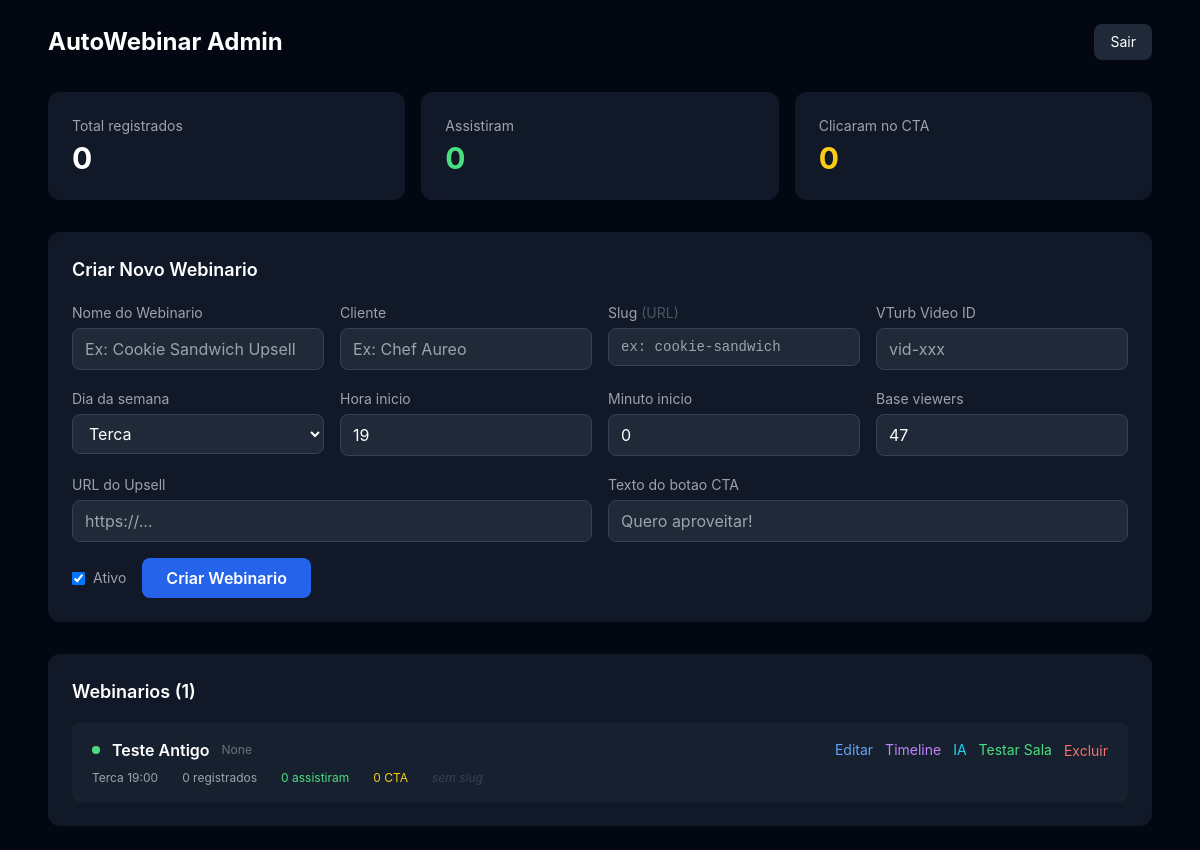
Screenshot of /admin/dashboard (signed in) with the database file from the repository.
### models.py (models this page shows)
class WebinarConfig(db.Model):
    __tablename__ = 'webinar_config'
    id = db.Column(db.Integer, primary_key=True)
    name = db.Column(db.Text)
    client_name = db.Column(db.Text)
    webhook_token = db.Column(db.Text, unique=True)
    vturb_video_id = db.Column(db.Text)
    is_active = db.Column(db.Boolean, default=True)
    day_of_week = db.Column(db.Integer, default=1)      # 0=seg, 1=ter, ..., 6=dom
    start_hour = db.Column(db.Integer, default=19)
    start_minute = db.Column(db.Integer, default=0)
    attendee_count_base = db.Column(db.Integer, default=47)
    upsell_url = db.Column(db.Text)
    upsell_cta_text = db.Column(db.Text)
    test_date = db.Column(db.Text)  # datetime-local ISO string, ex: "2026-03-27T20:00"
    slug = db.Column(db.Text, unique=True)  # identificador de URL, ex: "cookie-sandwich"

### routes/admin.py (the view)
@admin_bp.route('/')
@admin_bp.route('/dashboard')
@login_required
def dashboard():
    webinars = WebinarConfig.query.order_by(WebinarConfig.id.desc()).all()
    total_reg = Registrant.query.count()
    total_attended = Registrant.query.filter_by(attended=True).count()
    total_cta = Registrant.query.filter_by(clicked_cta=True).count()
    for w in webinars:
        regs = Registrant.query.filter_by(webinar_id=w.id).all()
        w.stats = {
            'total': len(regs),
            'attended': sum(1 for r in regs if r.attended),
            'clicked_cta': sum(1 for r in regs if r.clicked_cta),
        }
        w.day_name = DAY_NAMES[w.day_of_week] if w.day_of_week is not None else 'Terca'
    stats = {'total': total_reg, 'attended': total_attended, 'clicked_cta': total_cta}
    return render_template('admin/dashboard.html',
                           webinars=webinars,
                           stats=stats,
                           day_names=DAY_NAMES)

### routes/admin.py (called while the page is built)
def login_required(f):
    @wraps(f)
    def decorated(*args, **kwargs):
        if not session.get('admin_logged_in'):
            return redirect(url_for('admin.login'))
        return f(*args, **kwargs)
    return decorated

### templates/admin/dashboard.html (shortened to what this page needs)
{% extends "base.html" %}
{% block body %}
<div class="max-w-6xl mx-auto p-6">
    <div class="flex items-center justify-between mb-8">
        <h1 class="text-2xl font-bold">AutoWebinar Admin</h1>
        <a href="{{ url_for('admin.logout') }}" class="bg-gray-800 hover:bg-gray-700 px-4 py-2 rounded-lg text-sm transition">Sair</a>
    </div>
    <div class="grid grid-cols-1 md:grid-cols-3 gap-4 mb-8">
        <div class="bg-gray-900 rounded-xl p-6">
            <p class="text-gray-400 text-sm mb-1">Total registrados</p>
            <p class="text-3xl font-bold">{{ stats.total }}</p>
        </div>
        <div class="bg-gray-900 rounded-xl p-6">
            <p class="text-gray-400 text-sm mb-1">Assistiram</p>
            <p class="text-3xl font-bold text-green-400">{{ stats.attended }}</p>
        </div>
        <div class="bg-gray-900 rounded-xl p-6">
            <p class="text-gray-400 text-sm mb-1">Clicaram no CTA</p>
            <p class="text-3xl font-bold text-yellow-400">{{ stats.clicked_cta }}</p>
        </div>
    </div>
    <div class="bg-gray-900 rounded-xl p-6 mb-8">
        <h2 class="text-lg font-semibold mb-4">Criar Novo Webinario</h2>
        <form method="POST" action="{{ url_for('admin.webinar_create') }}">
            <div class="grid grid-cols-1 md:grid-cols-4 gap-4 mb-4">
                <div>
                    <label class="text-sm text-gray-400">Nome do Webinario</label>
                    <input type="text" name="name" required placeholder="Ex: Cookie Sandwich Upsell"
                           class="w-full bg-gray-800 border border-gray-700 rounded-lg px-3 py-2 mt-1 text-white focus:outline-none focus:border-blue-500">
                </div>
                <div>
                    <label class="text-sm text-gray-400">Cliente</label>
                    <input type="text" name="client_name" required placeholder="Ex: Chef Aureo"
                           class="w-full bg-gray-800 border border-gray-700 rounded-lg px-3 py-2 mt-1 text-white focus:outline-none focus:border-blue-500">
                </div>
                <div>
                    <label class="text-sm text-gray-400">
                        Slug
                        <span class="text-gray-600">(URL)</span>
                    </label>
                    <input type="text" name="slug" placeholder="ex: cookie-sandwich"
                           class="w-full bg-gray-800 border border-gray-700 rounded-lg px-3 py-2 mt-1 text-white focus:outline-none focus:border-yellow-500 font-mono text-sm">
                </div>
                <div>
                    <label class="text-sm text-gray-400">VTurb Video ID</label>
                    <input type="text" name="vturb_video_id" placeholder="vid-xxx"
                           class="w-full bg-gray-800 border border-gray-700 rounded-lg px-3 py-2 mt-1 text-white focus:outline-none focus:border-blue-500">
                </div>
            </div>
            <div class="grid grid-cols-1 md:grid-cols-4 gap-4 mb-4">
                <div>
                    <label class="text-sm text-gray-400">Dia da semana</label>
                    <select name="day_of_week"
                            class="w-full bg-gray-800 border border-gray-700 rounded-lg px-3 py-2 mt-1 text-white focus:outline-none focus:border-blue-500">
                        {% for i in range(7) %}
                        <option value="{{ i }}" {% if i == 1 %}selected{% endif %}>{{ day_names[i] }}</option>
                        {% endfor %}
                    </select>
                </div>
                <div>
                    <label class="text-sm text-gray-400">Hora inicio</label>
                    <input type="number" name="start_hour" value="19" min="0" max="23"
                           class="w-full bg-gray-800 border border-gray-700 rounded-lg px-3 py-2 mt-1 text-white focus:outline-none focus:border-blue-500">
                </div>
                <div>
                    <label class="text-sm text-gray-400">Minuto inicio</label>
                    <input type="number" name="start_minute" value="0" min="0" max="59"
                           class="w-full bg-gray-800 border border-gray-700 rounded-lg px-3 py-2 mt-1 text-white focus:outline-none focus:border-blue-500">
                </div>
                <div>
                    <label class="text-sm text-gray-400">Base viewers</label>
                    <input type="number" name="attendee_count_base" value="47"
                           class="w-full bg-gray-800 border border-gray-700 rounded-lg px-3 py-2 mt-1 text-white focus:outline-none focus:border-blue-500">
                </div>
            </div>
            <div class="grid grid-cols-1 md:grid-cols-2 gap-4 mb-4">
                <div>
                    <label class="text-sm text-gray-400">URL do Upsell</label>
                    <input type="text" name="upsell_url" placeholder="https://..."
                           class="w-full bg-gray-800 border border-gray-700 rounded-lg px-3 py-2 mt-1 text-white focus:outline-none focus:border-blue-500">
                </div>
                <div>
                    <label class="text-sm text-gray-400">Texto do botao CTA</label>
                    <input type="text" name="upsell_cta_text" placeholder="Quero aproveitar!"
                           class="w-full bg-gray-800 border border-gray-700 rounded-lg px-3 py-2 mt-1 text-white focus:outline-none focus:border-blue-500">
                </div>
            </div>
            <div class="flex items-center gap-4">
                <label class="flex items-center gap-2 text-sm text-gray-400">
                    <input type="checkbox" name="is_active" value="1" checked
                           class="rounded bg-gray-800 border-gray-700">
                    Ativo
                </label>
                <button type="submit" class="bg-blue-600 hover:bg-blue-700 text-white font-semibold px-6 py-2 rounded-lg transition">
                    Criar Webinario
                </button>
            </div>
        </form>
    </div>
    <div class="bg-gray-900 rounded-xl p-6">
        <h2 class="text-lg font-semibold mb-4">Webinarios ({{ webinars|length }})</h2>
        {% if webinars %}
        <div class="space-y-3">
            {% for w in webinars %}
            <div class="bg-gray-800/50 rounded-lg px-5 py-4">
                <div class="flex items-center justify-between mb-2">
                    <div class="flex items-center gap-3">
                        {% if w.is_active %}
                        <span class="w-2 h-2 bg-green-400 rounded-full"></span>
                        {% else %}
                        <span class="w-2 h-2 bg-gray-600 rounded-full"></span>
                        {% endif %}
                        <a href="{{ url_for('admin.webinar_detail', webinar_id=w.id) }}"
                           class="font-semibold hover:text-blue-400 transition">{{ w.name or 'Sem nome' }}</a>
                        <span class="text-xs text-gray-500">{{ w.client_name }}</span>
                    </div>
                    <div class="flex items-center gap-3">
                        <a href="{{ url_for('admin.webinar_detail', webinar_id=w.id) }}"
                           class="text-blue-400 hover:text-blue-300 text-sm">Editar</a>
                        <a href="{{ url_for('admin.timeline_view', webinar_id=w.id) }}"
                           class="text-purple-400 hover:text-purple-300 text-sm">Timeline</a>
                        <a href="{{ url_for('admin.ai_timeline', webinar_id=w.id) }}"
                           class="text-cyan-400 hover:text-cyan-300 text-sm">IA</a>
                        <a href="{{ url_for('admin.test_token', webinar_id=w.id) }}" target="_blank"
                           class="text-green-400 hover:text-green-300 text-sm">Testar Sala</a>
                        <form method="POST" action="{{ url_for('admin.webinar_delete', webinar_id=w.id) }}" class="inline">
                            <button type="submit" class="text-red-400 hover:text-red-300 text-sm"
                                    onclick="return confirm('Excluir webinario e todos os dados?')">Excluir</button>
                        </form>
                    </div>
                </div>
                <div class="flex items-center gap-6 text-xs text-gray-400 flex-wrap">
                    <span>{{ w.day_name }} {{ '%02d'|format(w.start_hour or 19) }}:{{ '%02d'|format(w.start_minute or 0) }}</span>
                    <span>{{ w.stats.total }} registrados</span>
                    <span class="text-green-400">{{ w.stats.attended }} assistiram</span>
                    <span class="text-yellow-400">{{ w.stats.clicked_cta }} CTA</span>
                    {% if w.slug %}
                    <a href="/registrar?w={{ w.slug }}" target="_blank"
                       class="text-yellow-400/70 hover:text-yellow-400 font-mono">/registrar?w={{ w.slug }}</a>
                    {% else %}
                    <span class="text-gray-700 italic">sem slug</span>
                    {% endif %}
                </div>
            </div>
            {% endfor %}
        </div>
        {% else %}
        <p class="text-gray-500 text-center">Nenhum webinario cadastrado. Crie o primeiro acima.</p>
        {% endif %}
    </div>
</div>
{% endblock %}

### static/style.css (style rules this page uses)
body { font-family: -apple-system, BlinkMacSystemFont, 'Segoe UI', Roboto, sans-serif; }

### rows the page displays
WebinarConfig: is_active True (drawn), name "Teste Antigo", client_name "None", day_name "Terca", start_hour "19", start_minute "00", stats.total "0", stats.attended "0", stats.clicked_cta "0", shows "sem slug"

### other values shown
{{ stats.total }} "0"
{{ stats.attended }} "0"
{{ stats.clicked_cta }} "0"
{{ webinars|length }} "1"
form field day_of_week "Terca"
